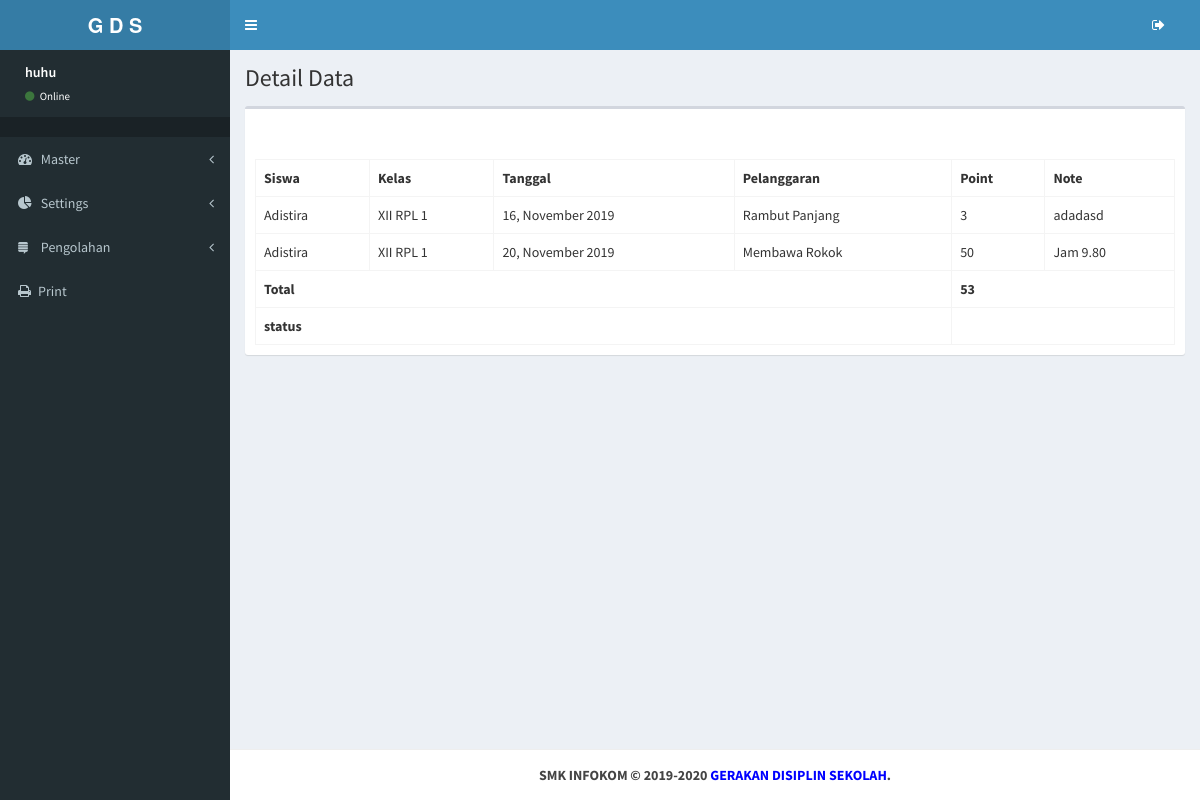
The page /master/index.php?page=detail&id_siswa=6 (signed in) on the database its author committed.
### tables this page shows
CREATE TABLE `t_pelanggaran` (
  `id` int(50) NOT NULL,
  `id_pelanggaran` varchar(100) NOT NULL,
  `id_siswa` varchar(100) NOT NULL,
  `note` varchar(255) NOT NULL,
  `tanggal` date NOT NULL
);

CREATE TABLE `siswa` (
  `id` int(11) NOT NULL,
  `nisn` int(18) NOT NULL,
  `nama` varchar(100) NOT NULL,
  `kelas` varchar(255) NOT NULL
);

CREATE TABLE `pelanggaran` (
  `id` int(20) NOT NULL,
  `pelanggaran` varchar(255) NOT NULL,
  `point` int(100) NOT NULL
);

### master/modul/detail/index.php (the view, shortened to what this page needs)
<?php
	$id = $_GET['id_siswa'];
	$result = mysqli_query($link, "SELECT
										tp.id, s.nama, s.kelas, p.pelanggaran, p.point, tp.note, tp.tanggal
									FROM t_pelanggaran AS tp
										LEFT JOIN siswa AS s ON s.id = tp.id_siswa
										LEFT JOIN pelanggaran AS p ON p.id = tp.id_pelanggaran
									WHERE tp.id_siswa='$id'
								");
?>
<section class="content-header">
	  <h1>
		  Detail Data
	  </h1>
	</section>
	<section class="content">
          <div class="row">
            <div class="col-md-12">
				<div class="box">
					<div class="box-header">
					</div>
					<div class="box-body">
						<table class="table table-bordered">
							<tr class="">
							   <th>Siswa</th>
							   <th>Kelas</th>
							   <th>Tanggal</th>
							   <th>Pelanggaran</th>
							   <th>Point</th>
							   <th>Note</th>
							</tr>
								<?php
									$jumlah = 0 ;
								    while($user_data = $result->fetch_array()) {
										echo "<tr>";
										echo "<td>".$user_data['nama']."</td>";
										echo "<td>".$user_data['kelas']."</td>";
										echo "<td>".date('d, F Y', strtotime($user_data['tanggal']))."</td>";
										echo "<td>".$user_data['pelanggaran']."</td>";
										echo "<td>".$user_data['point']."</td>";
										echo "<td>".$user_data['note']."</td>";
										echo "<tr>";
										$jumlah = $jumlah + $user_data['point'];
									}
								?>
							<tr class="">
							   <th colspan="4">Total</th>
							   <th colspan="2"><?php echo $jumlah; ?></th>
							</tr>
							<tr class="">
							   <th colspan="4">status</th>
							   <th colspan="2"><font color="<?php echo  $warna; ?>"><?php echo  $status; ?></font></th>
                            </tr>
						</table>
					</div>
				</div>
			</div>
		</div>
	</section>

### rows shown on the page
t_pelanggaran: id_siswa.nama "Adistira", id_siswa.kelas "XII RPL 1", tanggal "16, November 2019", id_pelanggaran.pelanggaran "Rambut Panjang", id_pelanggaran.point "3", note "adadasd"
t_pelanggaran: id_siswa.nama "Adistira", id_siswa.kelas "XII RPL 1", tanggal "20, November 2019", id_pelanggaran.pelanggaran "Membawa Rokok", id_pelanggaran.point "50", note "Jam 9.80"

### other values the page prints
$_SESSION['nama_user'] "huhu"
$jumlah "53"
